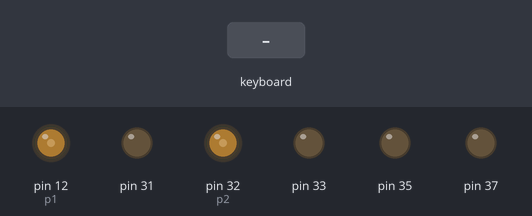
A program run on a simulated Raspberry Pi (header pin numbers). Shown: output pins drawn as LEDs (lit = HIGH). The inputs (shaded band) are chosen by the test bench. What the program prints to the terminal is not drawn. At 7.3 s the program stops and its outputs stay as they are.

Above: at 1.2 s.
1.3 s: key up typed on the keyboard
At 2.5 s:
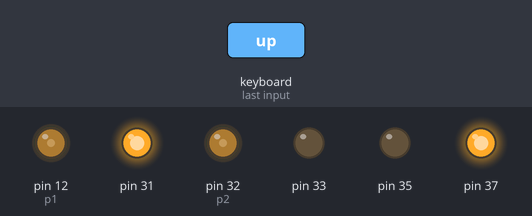
2.8 s: key down typed on the keyboard
At 3.9 s:
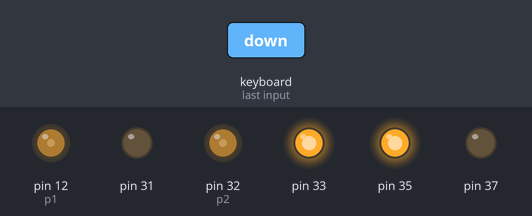
4.3 s: key right typed on the keyboard
At 5.0 s:
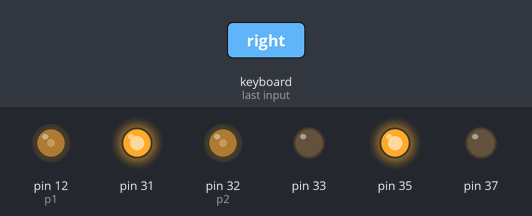
5.8 s: key left typed on the keyboard
At 6.2 s:
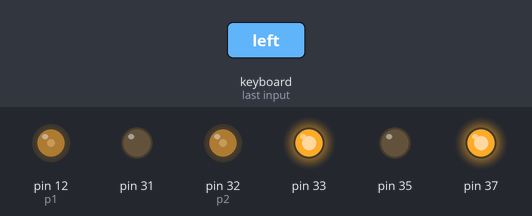
7.3 s: key "q" typed on the keyboard
At 8.5 s:
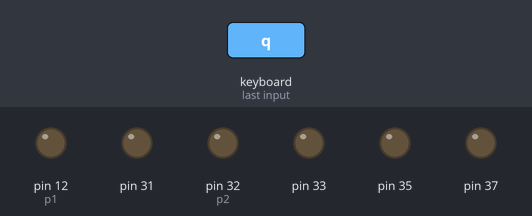
Timing chart, 0 to 8.8 s (numbered marks = the images above; inputs shaded):
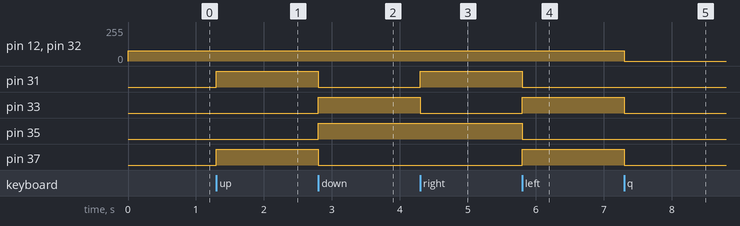

Measured:
- after the input at 1.3 s, pin 31, pin 37: LOW → HIGH at once
- after the input at 2.8 s, pin 31, pin 37: HIGH → LOW at once; pin 33, pin 35: LOW → HIGH at once
- after the input at 4.3 s, pin 31: LOW → HIGH at once; pin 33: HIGH → LOW at once
- after the input at 5.8 s, pin 31, pin 35: HIGH → LOW at once; pin 33, pin 37: LOW → HIGH at once
- after the input at 7.3 s, pin 12 (p1), pin 32 (p2): 77/255 → 0/255 at once; pin 33, pin 37: HIGH → LOW at once

The program:

robot_keyboard.py
```python
import curses
import RPi.GPIO as GPIO

#=============================================================================
GPIO.setmode(GPIO.BOARD)
GPIO.setwarnings(False)
GPIO.setup(31,GPIO.OUT)
GPIO.setup(33,GPIO.OUT)
GPIO.setup(35,GPIO.OUT)
GPIO.setup(37,GPIO.OUT)
GPIO.setup(12, GPIO.OUT)
GPIO.setup(32, GPIO.OUT)
p1 = GPIO.PWM(12, 100)
p2 = GPIO.PWM(32, 100)
p1.start(0)
p2.start(0)
p1.ChangeDutyCycle(30)
p2.ChangeDutyCycle(30)#droite
# ============================================================================

screen = curses.initscr()
curses.noecho()
curses.cbreak()
screen.keypad(True)
def forward():
    GPIO.output(31,True)
    GPIO.output(33,False)
    GPIO.output(35,False)
    GPIO.output(37,True)
def turn_left():
    GPIO.output(31,False)
    GPIO.output(33,True)
    GPIO.output(35,False)
    GPIO.output(37,True)
def turn_right():
    GPIO.output(31,True)
    GPIO.output(33,False)
    GPIO.output(35,True)
    GPIO.output(37,False)
def stop():
    GPIO.output(31,False)
    GPIO.output(33,False)
    GPIO.output(35,False)
    GPIO.output(37,False)
def back():
    GPIO.output(31,False)
    GPIO.output(33,True)
    GPIO.output(35,True)
    GPIO.output(37,False)
try:
        print("============================================================")
        print("====================commande vocale du robot================")
        print("============================================================")
        while True:
            char = screen.getch()
            if char == ord('q'):
                break
            elif char == curses.KEY_UP:
                    forward()

            elif char == curses.KEY_DOWN:

                    back()

            elif char == curses.KEY_RIGHT:
                    turn_right()
            elif char == curses.KEY_LEFT:
                    turn_left()
            elif char == 10:
                    stop()

finally:
    #Close down curses properly, inc turn echo back on!
    curses.nocbreak(); screen.keypad(0); curses.echo()
    curses.endwin()
    GPIO.cleanup()
```
